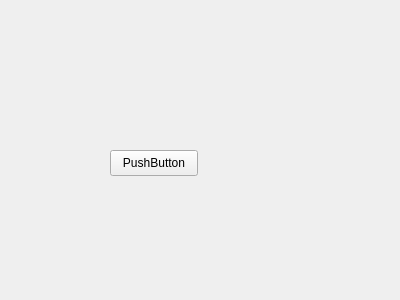
<?xml version="1.0" encoding="UTF-8"?>
<ui version="4.0">
 <class>Form</class>
 <widget class="QWidget" name="Form">
  <property name="geometry">
   <rect>
    <x>0</x>
    <y>0</y>
    <width>400</width>
    <height>300</height>
   </rect>
  </property>
  <property name="windowTitle">
   <string>Form</string>
  </property>
  <widget class="QPushButton" name="pushButton">
   <property name="geometry">
    <rect>
     <x>110</x>
     <y>150</y>
     <width>88</width>
     <height>26</height>
    </rect>
   </property>
   <property name="text">
    <string>PushButton</string>
   </property>
  </widget>
 </widget>
 <resources/>
 <connections/>
</ui>
